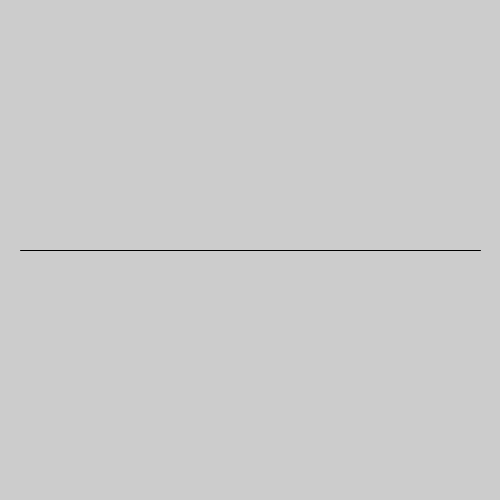
Frame 1 (no input)
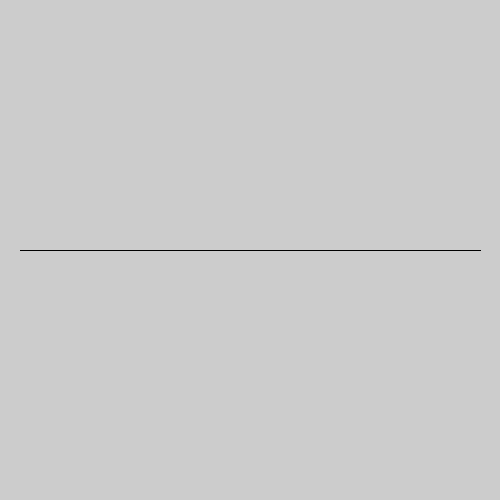
Frame 60 (the mouse pressed at the canvas centre just before this capture)
Frame 120 (the mouse held since frame 60 and released just before this capture): identical to frame 60, image omitted

The Processing sketch that drew these frames (run headless with seeded random() and noise(); from frame 60 on, the mouse is pressed at the canvas centre):

// Processing sketch: sketch_01_ligne_horizontale
// ── sketch_01_ligne_horizontale.pde
void setup (){
 size(500,500);
}

void draw(){
 line(20, height/2, width-20, height/2);
}
